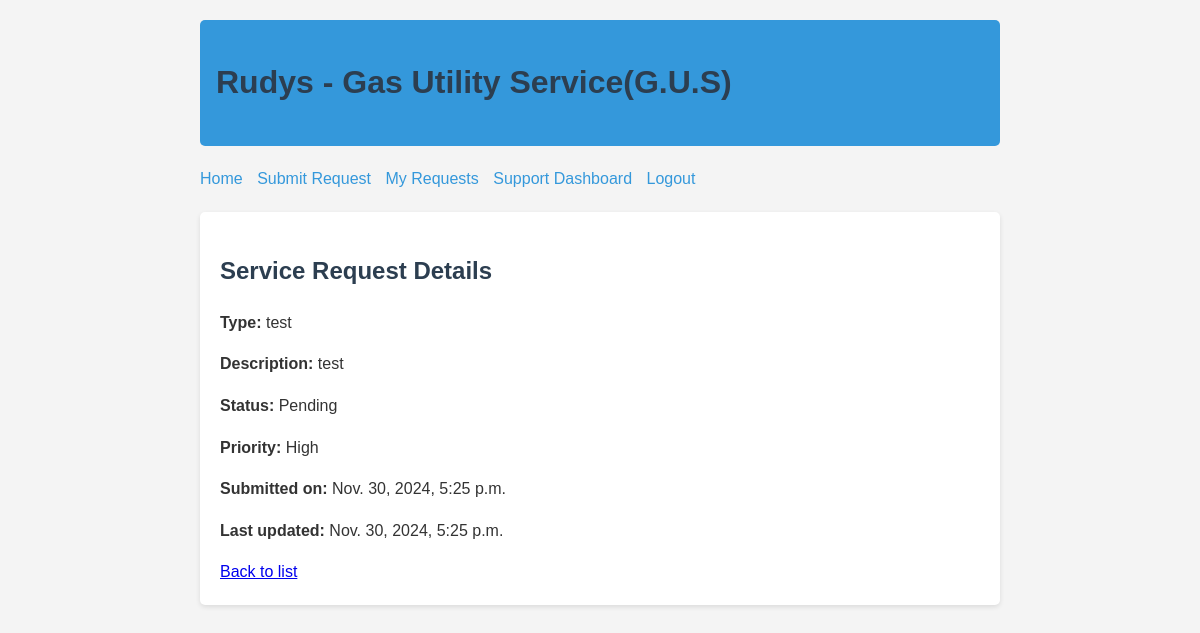
Screenshot of /service-requests/detail/1/ (signed in) with the database file from the repository.
### service_requests/models.py (models this page shows, shortened)
class ServiceRequest(models.Model):
    STATUS_CHOICES = [
        ('pending', 'Pending'),
        ('in_progress', 'In Progress'),
        ('completed', 'Completed'),
        ('cancelled', 'Cancelled'),
    ]
    PRIORITY_CHOICES = [
        ('low', 'Low'),
        ('medium', 'Medium'),
        ('high', 'High'),
    ]
    user = models.ForeignKey(User, on_delete=models.CASCADE)
    request_type = models.CharField(max_length=100)
    description = models.TextField()
    status = models.CharField(max_length=20, choices=STATUS_CHOICES, default='pending')
    priority = models.CharField(max_length=10, choices=PRIORITY_CHOICES, default='medium')
    created_at = models.DateTimeField(auto_now_add=True)
    updated_at = models.DateTimeField(auto_now=True)

### service_requests/views.py (the view)
# urls.py: path('detail/<int:pk>/', views.request_detail, name='request_detail'),
@login_required
def request_detail(request, pk):
    service_request = get_object_or_404(ServiceRequest, pk=pk, user=request.user)
    return render(request, 'service_requests/request_detail.html', {'request': service_request})

### service_requests/templates/service_requests/request_detail.html
{% extends 'base.html' %}
{% block content %}
<h2>Service Request Details</h2>
<p><strong>Type:</strong> {{ request.request_type }}</p>
<p><strong>Description:</strong> {{ request.description }}</p>
<p><strong>Status:</strong> {{ request.get_status_display }}</p>
<p><strong>Priority:</strong> {{ request.get_priority_display }}</p>
<p><strong>Submitted on:</strong> {{ request.created_at }}</p>
<p><strong>Last updated:</strong> {{ request.updated_at }}</p>
<a href="{% url 'request_list' %}">Back to list</a>
{% endblock %}

### accounts/templates/base.html (style rules this page uses)
body { font-family: Arial, sans-serif; line-height: 1.6; color: #333; max-width: 800px; margin: 0 auto; padding: 20px; background-color: #f4f4f4; }
h1, h2, h3 { color: #2c3e50; }

### rows the page displays
ServiceRequest: request_type "test", description "test", status "Pending", priority "High", created_at "Nov. 30, 2024, 5:25 p.m.", updated_at "Nov. 30, 2024, 5:25 p.m."
